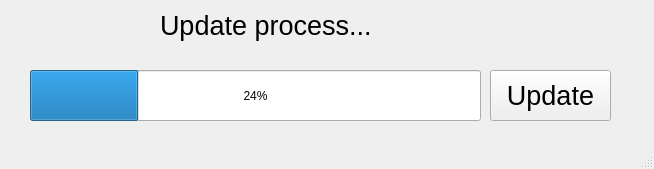
<?xml version="1.0" encoding="UTF-8"?>
<ui version="4.0">
 <class>MainWindow</class>
 <widget class="QMainWindow" name="MainWindow">
  <property name="geometry">
   <rect>
    <x>0</x>
    <y>0</y>
    <width>654</width>
    <height>169</height>
   </rect>
  </property>
  <property name="windowTitle">
   <string>MainWindow</string>
  </property>
  <widget class="QWidget" name="centralwidget">
   <widget class="QProgressBar" name="progressBar">
    <property name="geometry">
     <rect>
      <x>30</x>
      <y>70</y>
      <width>451</width>
      <height>51</height>
     </rect>
    </property>
    <property name="value">
     <number>24</number>
    </property>
   </widget>
   <widget class="QLabel" name="label">
    <property name="geometry">
     <rect>
      <x>160</x>
      <y>10</y>
      <width>241</width>
      <height>31</height>
     </rect>
    </property>
    <property name="font">
     <font>
      <pointsize>20</pointsize>
     </font>
    </property>
    <property name="text">
     <string>Update process...</string>
    </property>
   </widget>
   <widget class="QPushButton" name="pushButton">
    <property name="geometry">
     <rect>
      <x>490</x>
      <y>70</y>
      <width>121</width>
      <height>51</height>
     </rect>
    </property>
    <property name="font">
     <font>
      <pointsize>20</pointsize>
     </font>
    </property>
    <property name="text">
     <string>Update</string>
    </property>
   </widget>
  </widget>
  <widget class="QMenuBar" name="menubar">
   <property name="geometry">
    <rect>
     <x>0</x>
     <y>0</y>
     <width>654</width>
     <height>22</height>
    </rect>
   </property>
  </widget>
  <widget class="QStatusBar" name="statusbar"/>
 </widget>
 <resources/>
 <connections/>
</ui>
